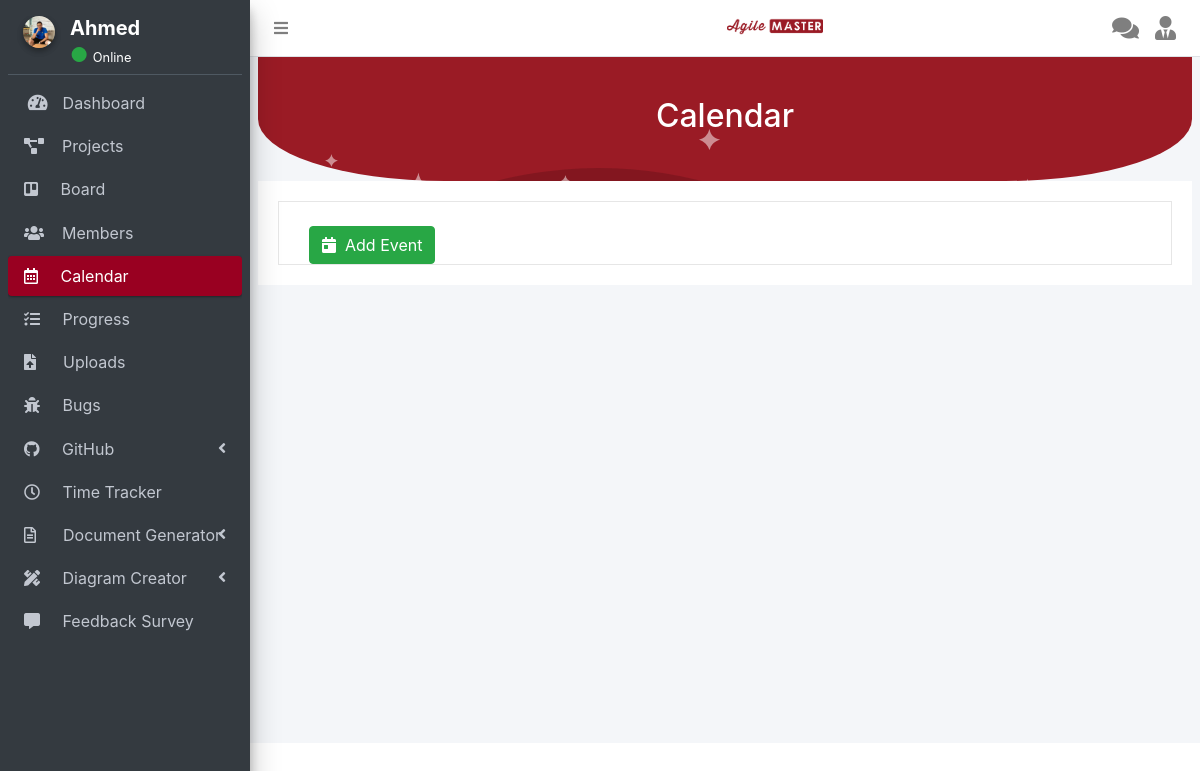
Page /calendar/index.php (signed in) on the earlier database version.
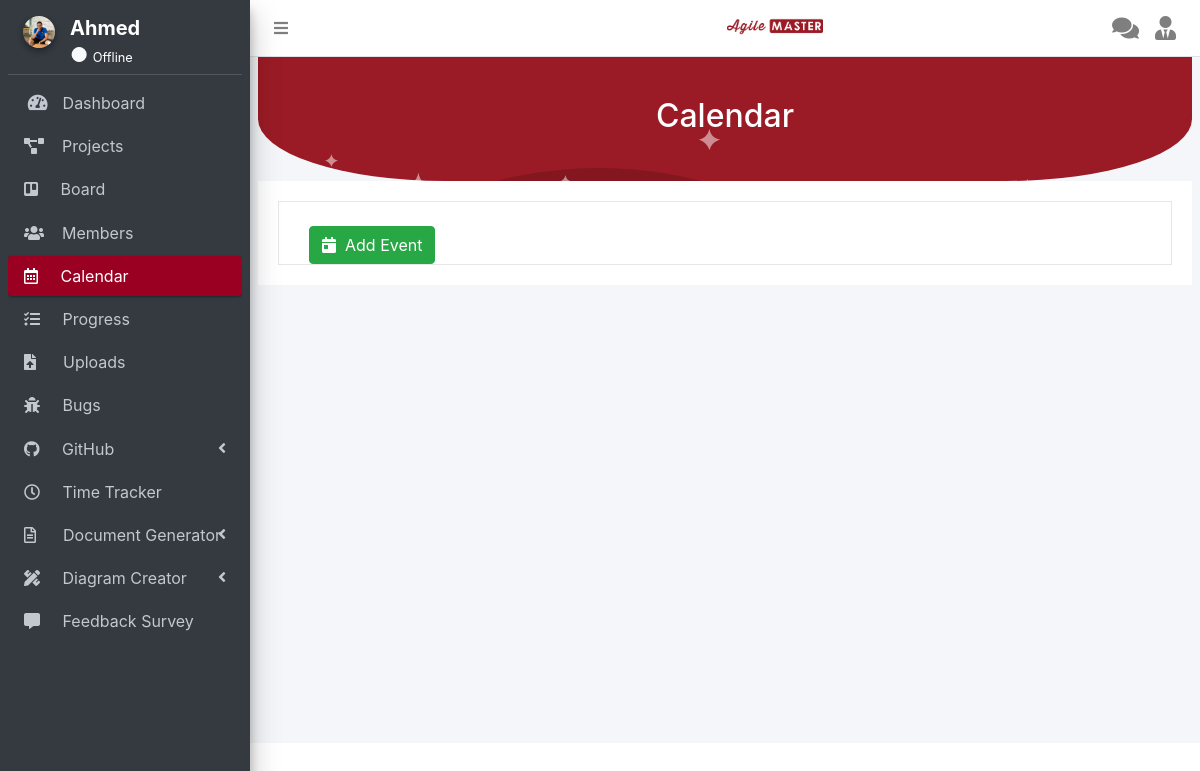
Same page on the later database version.
### navigation/topbar_calendar.php (the view, shortened to what the changed rows need)
<?php
include_once '../connection/dbconnection.php';
include_once '../helpers/module.php';
?>
                    <?php
                        $sql = mysqli_query($conn, "SELECT * FROM users WHERE user_id = {$_SESSION['user_id']}");
                      ?>

### helpers/module.php (called while the page is built, shortened)
<?php
function get_user($userId)
{
	global $conn;
	$result = mysqli_query($conn, "SELECT * FROM `users` WHERE `user_id` = '".$userId."'");
	return $result;
}
?>

### navigation/topbar_calendar.php (the view, shortened to what the changed rows need)
<?php
include_once '../connection/dbconnection.php';
include_once '../helpers/module.php';
?>
                    <?php
                        $sql = mysqli_query($conn, "SELECT * FROM users WHERE user_id = {$_SESSION['user_id']}");
                      ?>

### navigation/user/calendar_sidebar.php (shortened to what the changed rows need)
<aside class="main-sidebar sidebar-dark-primary elevation-4">
	<div class="sidebar">
		<div class="user-panel mt-3 d-flex">
                    <?php
                        $get_user = get_user($userId);
                        $row = mysqli_fetch_array($get_user);
                    ?>
            <div class="col right ml--1 mb-1">
                <h5 class="mb-0">
                    <a href="profile.php" class="text-white"><strong> <?php echo $row["fname"]; ?></strong></a>
                </h5>
                <?php
                        if($row["status"] == "Online"){
                            echo'
                                <span class="text-success text-lg">●</span>
                                <small class="text-white">Online</small>';
                        }else{
                            echo'
                                <span class="text-light text-lg">●</span>
                                <small class="text-white">Offline</small>';
                        }
                ?>
            </div>
		</div>
    </div>
</aside>

Differences in the rows shown:
changed users "Ahmed": status "Online" → "Offline" (drawn)
Other differences:
text no longer shown: "Online"
text now shown: "Offline"
